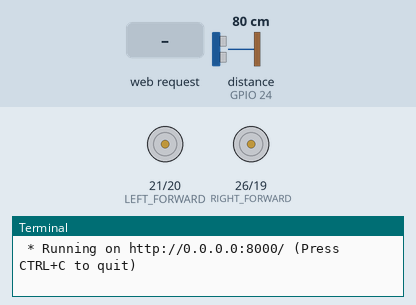
Simulated run of this program. Board: Raspberry Pi (BCM pin numbers). On the bench: motor-driver pin pairs drawn as motors (green arrow = first pin HIGH = forward, orange = second pin HIGH = backward, longer = more drive, scaled by the enable pin), the last lines printed to the terminal. The test bench sets the inputs (shaded band); at power-on: distance to the obstacle (sensor on GPIO 24) 80 cm. The echo pulse lasts 58.3 µs per cm; the clock reads 2024-03-15 10:24:30 at power-on unless the program sets it.

Above: at 1.2 s.
1.3 s: HTTP request for /F received
At 2.7 s:
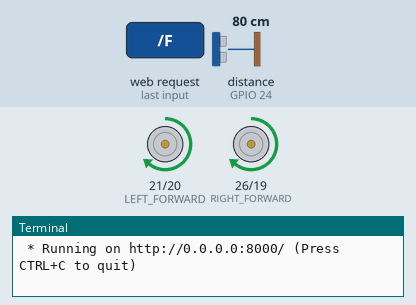
3.8 s: HTTP request for /L received
At 5.8 s:
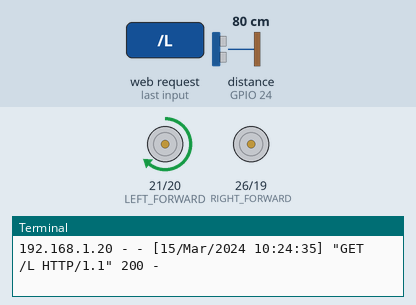
6.3 s: HTTP request for /R received
At 7.7 s:
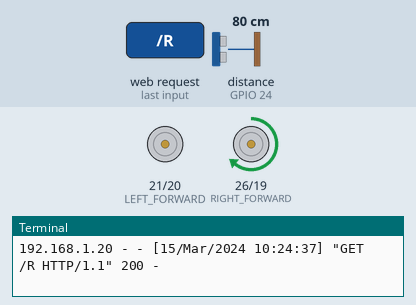
Timing chart, 0 to 9.3 s (numbered marks = the images above; inputs shaded):
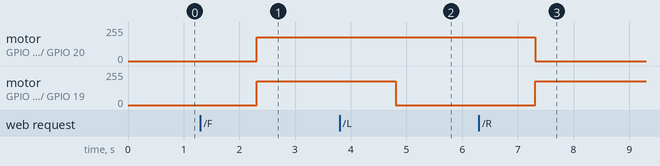

The program:

430RemoteCarControl.py
```python
# Remote Car Control by Flask web service
# Jonathan Suh www.creapple.com

#Import GPIO, time library
from flask import Flask, render_template, request
import RPi.GPIO as GPIO
import time

app = Flask(__name__)

#Set GPIO BCM(Broadcom SoC) pin number
GPIO.setmode(GPIO.BCM)

TRIG = 23
ECHO = 24

GPIO.setup(TRIG,GPIO.OUT)
GPIO.setup(ECHO,GPIO.IN)

RIGHT_FORWARD = 26
RIGHT_BACKWARD = 19
RIGHT_PWM = 13
LEFT_FORWARD = 21
LEFT_BACKWARD = 20
LEFT_PWM = 16

GPIO.setup(RIGHT_FORWARD,GPIO.OUT)
GPIO.setup(RIGHT_BACKWARD,GPIO.OUT)
GPIO.setup(RIGHT_PWM,GPIO.OUT)
GPIO.output(RIGHT_PWM, 0)
RIGHT_MOTOR = GPIO.PWM(RIGHT_PWM, 100)
RIGHT_MOTOR.start(0)
RIGHT_MOTOR.ChangeDutyCycle(0)

GPIO.setup(LEFT_FORWARD,GPIO.OUT)
GPIO.setup(LEFT_BACKWARD,GPIO.OUT)
GPIO.setup(LEFT_PWM,GPIO.OUT)
GPIO.output(LEFT_PWM, 0)
LEFT_MOTOR = GPIO.PWM(LEFT_PWM, 100)
LEFT_MOTOR.start(0)
LEFT_MOTOR.ChangeDutyCycle(0)

#Get distance from HC-SR04
def getDistance():
  GPIO.output(TRIG, GPIO.LOW)
  time.sleep(1)

  GPIO.output(TRIG, GPIO.HIGH)
  time.sleep(0.00001)
  GPIO.output(TRIG, GPIO.LOW)

  #When the ECHO is LOW, get the purse start time
  while GPIO.input(ECHO)==0:
    pulse_start = time.time()

  #When the ECHO is HIGN, get the purse end time
  while GPIO.input(ECHO)==1:
    pulse_end = time.time()

  #Get pulse duration time
  pulse_duration = pulse_end - pulse_start
  #Multiply pulse duration by 17150 to get distance and round
  distance = pulse_duration * 17150
  distance = round(distance, 2)

  return distance

#Right Motor Control
def rightMotor(forward, backward, pwm):
  GPIO.output(RIGHT_FORWARD,forward)
  GPIO.output(RIGHT_BACKWARD,backward)
  RIGHT_MOTOR.ChangeDutyCycle(pwm)

#Left Motor Control
def leftMotor(forward, backward, pwm):
  GPIO.output(LEFT_FORWARD,forward)
  GPIO.output(LEFT_BACKWARD,backward)
  LEFT_MOTOR.ChangeDutyCycle(pwm)

#Forward Car
def forward():
    rightMotor(1, 0, 70)
    leftMotor(1, 0, 70)
    time.sleep(1)

#Left Car
def left():
    rightMotor(0, 0, 0)
    leftMotor(1, 0, 70)
    time.sleep(0.3)

#Right Car
def right():
    rightMotor(1, 0, 70)
    leftMotor(0, 0, 0)
    time.sleep(0.3)

#Stop Car
def stop():
    rightMotor(0, 0, 0)
    leftMotor(0, 0, 0)

@app.route("/<command>")
def action(command):
    distance_value = getDistance()
    if command == "F":
        forward()
        message = "Moving Foward"
    elif command == "L":
        left()
        message = "Turn Left"
    elif command == "R":
        right()
        message = "Turn Right"
    else:
        stop()
        message = "Unknown Command [" + command + "] "

    msg = {
        'message' : message,
        'distance': str(distance_value)
    }

    return render_template('car.html', **msg)

if __name__ == "__main__":
    try:
        app.run(host='0.0.0.0', port=8000, debug=True)
    except KeyboardInterrupt:
        print ("Terminate program by Keyboard Interrupt")
        GPIO.cleanup()
```

Measured:
- after the input at 1.3 s, motor on GPIO 21 (LEFT_FORWARD) / GPIO 20 (LEFT_BACKWARD), motor on GPIO 26 (RIGHT_FORWARD) / GPIO 19 (RIGHT_BACKWARD): stopped → forward 179/255 after 1.0 s
- after the input at 3.8 s, motor on GPIO 26 (RIGHT_FORWARD) / GPIO 19 (RIGHT_BACKWARD): forward 179/255 → stopped after 1.0 s
- after the input at 6.3 s, motor on GPIO 21 (LEFT_FORWARD) / GPIO 20 (LEFT_BACKWARD): forward 179/255 → stopped after 1.0 s; motor on GPIO 26 (RIGHT_FORWARD) / GPIO 19 (RIGHT_BACKWARD): stopped → forward 179/255 after 1.0 s
